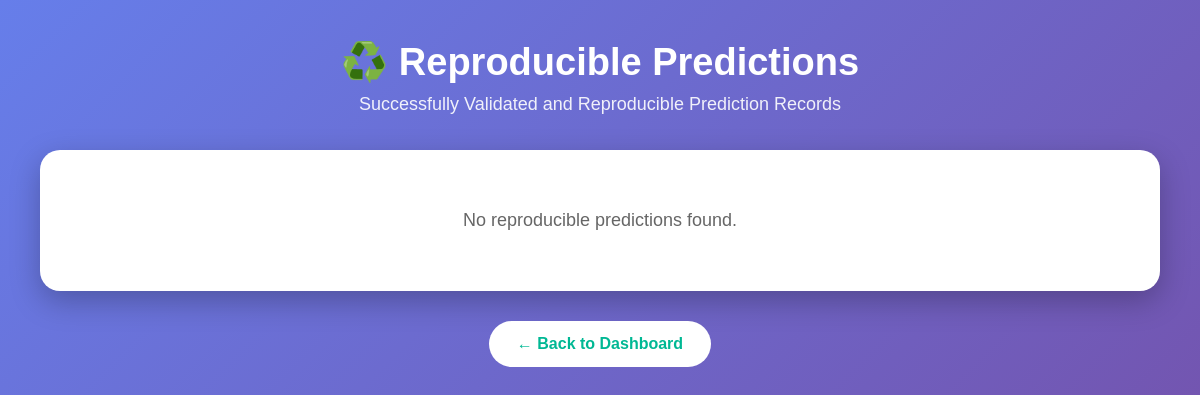
The page /reproducible-page on the database as committed earlier.
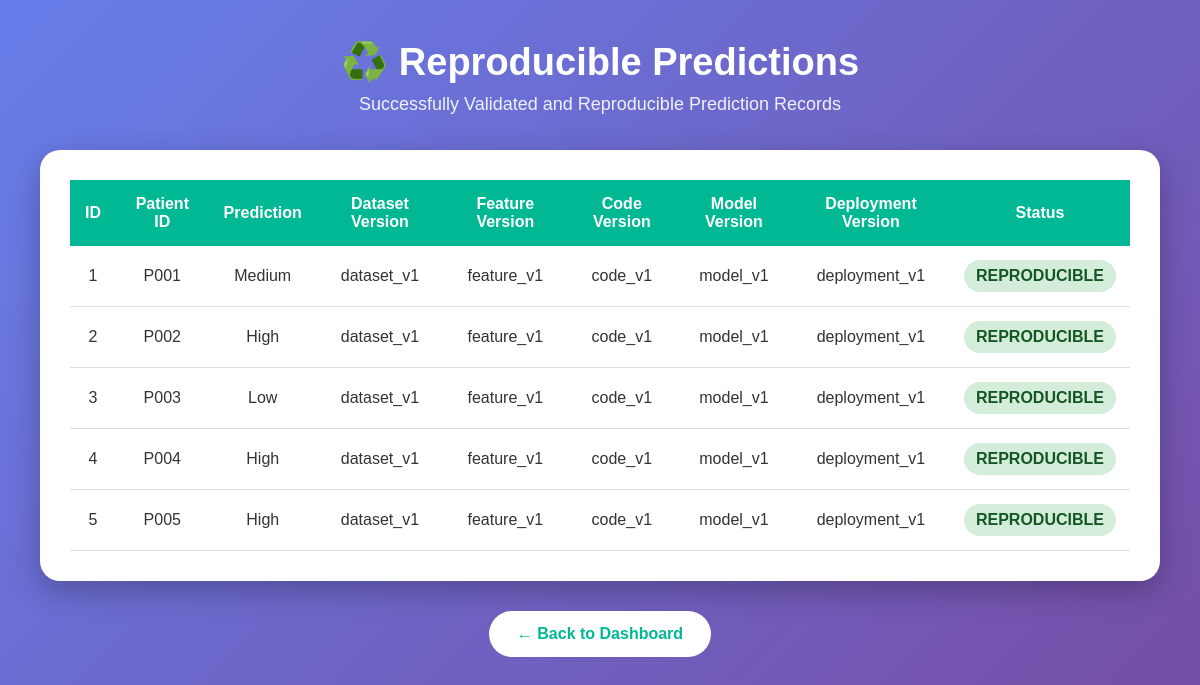
The same page on the database as committed later.
### tables this page shows
CREATE TABLE predictions (
            id INTEGER PRIMARY KEY AUTOINCREMENT,
            patient_id TEXT NOT NULL,
            prediction TEXT NOT NULL,
            dataset_version TEXT NOT NULL,
            feature_version TEXT NOT NULL,
            code_version TEXT NOT NULL,
            model_version TEXT NOT NULL,
            parameters TEXT,
            deployment_version TEXT,
            approved_by TEXT
        , reproducibility_status TEXT DEFAULT 'UNKNOWN', failure_reason TEXT);

### backend/app.py (the view)
@app.route("/reproducible-page")
def reproducible_page():
    connection = get_connection()
    try:
        rows = connection.execute("""
            SELECT *
            FROM predictions
            WHERE reproducibility_status = 'REPRODUCIBLE'
            ORDER BY id
        """).fetchall()
        predictions = [dict(row) for row in rows]
    finally:
        connection.close()
    return render_template(
        "reproducible.html",
        predictions=predictions
    )

### backend/database.py (called while the page is built)
def get_connection():
    connection = sqlite3.connect(DATABASE)
    connection.row_factory = sqlite3.Row
    connection.execute("PRAGMA foreign_keys = ON")
    return connection

### templates/reproducible.html (shortened to what this page needs)
<!DOCTYPE html>
<html lang="en">
<head>
</head>
<body>
    <div class="container">
        <div class="header">
            <h1>♻️ Reproducible Predictions</h1>
            <p>
                Successfully Validated and Reproducible Prediction Records
            </p>
        </div>
        <div class="table-box">
            {% if predictions %}
            <table>
                <thead>
                    <tr>
                        <th>ID</th>
                        <th>Patient ID</th>
                        <th>Prediction</th>
                        <th>Dataset Version</th>
                        <th>Feature Version</th>
                        <th>Code Version</th>
                        <th>Model Version</th>
                        <th>Deployment Version</th>
                        <th>Status</th>
                    </tr>
                </thead>
                <tbody>
                    {% for prediction in predictions %}
                    <tr>
                        <td>{{ prediction.id }}</td>
                        <td>
                            {{ prediction.patient_id }}
                        </td>
                        <td>
                            {{ prediction.prediction }}
                        </td>
                        <td>
                            {{ prediction.dataset_version }}
                        </td>
                        <td>
                            {{ prediction.feature_version }}
                        </td>
                        <td>
                            {{ prediction.code_version }}
                        </td>
                        <td>
                            {{ prediction.model_version }}
                        </td>
                        <td>
                            {{ prediction.deployment_version }}
                        </td>
                        <td>
                            <span class="status">
                                {{ prediction.reproducibility_status }}
                            </span>
                        </td>
                    </tr>
                    {% endfor %}
                </tbody>
            </table>
            {% else %}
            <div class="empty-message">
                No reproducible predictions found.
            </div>
            {% endif %}
        </div>
        <div class="back-container">
            <a href="/dashboard" class="back">
                ← Back to Dashboard
            </a>
        </div>
    </div>
</body>
</html>

### templates/reproducible.html (style rules this page uses)
* { margin: 0; padding: 0; box-sizing: border-box; font-family: Arial, sans-serif; }
body { background: linear-gradient(135deg, #667eea, #764ba2); min-height: 100vh; padding: 40px; }
.container { max-width: 1400px; margin: auto; }
.header { text-align: center; color: white; margin-bottom: 35px; }
.header h1 { font-size: 38px; margin-bottom: 10px; }
.header p { font-size: 18px; opacity: 0.9; }
.table-box { background: white; border-radius: 20px; padding: 30px; overflow-x: auto; box-shadow: 0 10px 30px rgba(0, 0, 0, 0.25); }
table { width: 100%; border-collapse: collapse; }
th { background: #00b894; color: white; padding: 15px; text-align: center; }
td { padding: 14px; text-align: center; border-bottom: 1px solid #ddd; color: #333; }
.status { background: #d4edda; color: #155724; padding: 7px 12px; border-radius: 20px; font-weight: bold; display: inline-block; }
.back-container { text-align: center; }
.back { display: inline-block; margin-top: 30px; padding: 14px 28px; background: white; color: #00b894; text-decoration: none; border-radius: 25px; font-weight: bold; transition: 0.3s; }

Rows that differ between the two databases and show on the page:
added predictions: id "1", patient_id "P001", prediction "Medium", dataset_version "dataset_v1", feature_version "feature_v1", code_version "code_v1", model_version "model_v1", deployment_version "deployment_v1", reproducibility_status "REPRODUCIBLE"
added predictions: id "2", patient_id "P002", prediction "High", dataset_version "dataset_v1", feature_version "feature_v1", code_version "code_v1", model_version "model_v1", deployment_version "deployment_v1", reproducibility_status "REPRODUCIBLE"
added predictions: id "3", patient_id "P003", prediction "Low", dataset_version "dataset_v1", feature_version "feature_v1", code_version "code_v1", model_version "model_v1", deployment_version "deployment_v1", reproducibility_status "REPRODUCIBLE"
added predictions: id "4", patient_id "P004", prediction "High", dataset_version "dataset_v1", feature_version "feature_v1", code_version "code_v1", model_version "model_v1", deployment_version "deployment_v1", reproducibility_status "REPRODUCIBLE"
added predictions: id "5", patient_id "P005", prediction "High", dataset_version "dataset_v1", feature_version "feature_v1", code_version "code_v1", model_version "model_v1", deployment_version "deployment_v1", reproducibility_status "REPRODUCIBLE"
Other text that changed with them:
text no longer shown: "No reproducible predictions found."
text now shown: "ID Patient ID Prediction Dataset Version Feature Version Code Version Model Version Deployment Version Status"
